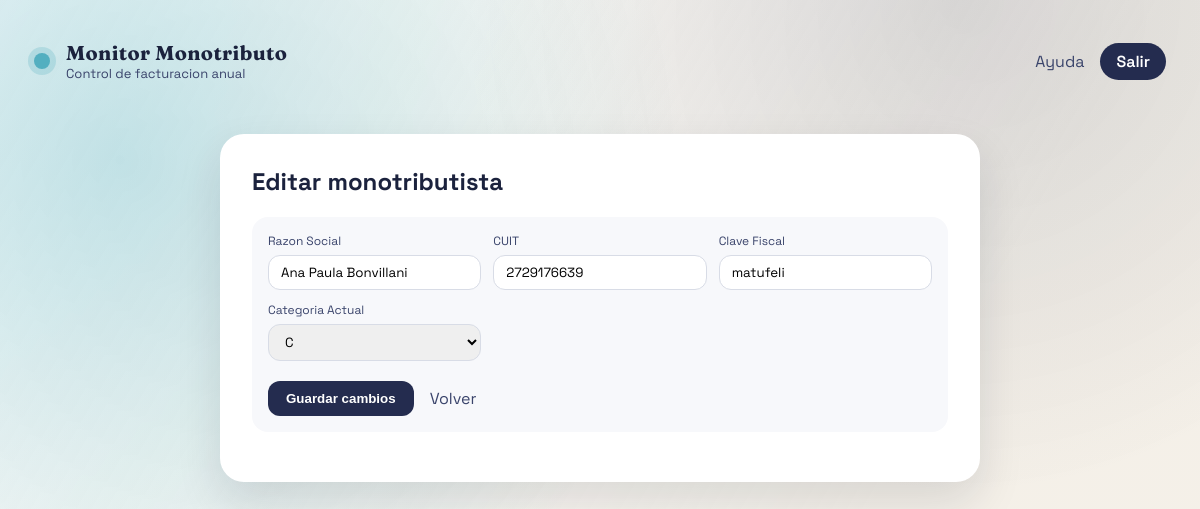
/monotributistas/6/edit (signed in), run on the app's committed database.
### website/models.py (models this page shows)
class Monotributista(db.Model):
    id = db.Column(db.Integer, primary_key=True)
    razon_social = db.Column(db.String(160), nullable=False)
    cuit = db.Column(db.String(20), nullable=False)
    clave_fiscal = db.Column(db.String(120), nullable=False)
    categoria_actual_id = db.Column(db.Integer, db.ForeignKey("categoria.id"))
    categoria_corresponde_id = db.Column(db.Integer, db.ForeignKey("categoria.id"))
    categoria_actual = db.relationship(
        "Categoria", foreign_keys=[categoria_actual_id], lazy="joined"
    )
    categoria_corresponde = db.relationship(
        "Categoria", foreign_keys=[categoria_corresponde_id], lazy="joined"
    )
    facturas = db.relationship(
        "Factura", back_populates="monotributista", cascade="all, delete-orphan"
    )

class Categoria(db.Model):
    id = db.Column(db.Integer, primary_key=True)
    nombre = db.Column(db.String(40), unique=True, nullable=False)
    orden = db.Column(db.Integer, nullable=False)
    tope_facturacion = db.Column(db.Numeric(14, 2), nullable=False)
    topes = db.relationship(
        "CategoriaTope",
        back_populates="categoria",
        cascade="all, delete-orphan",
    )

### website/views.py (the view, shortened to what this page needs)
@main_bp.route("/monotributistas/<int:monotributista_id>/edit", methods=["GET", "POST"])
@login_required
def edit_monotributista(monotributista_id):
    monotributista = Monotributista.query.get_or_404(monotributista_id)
    categorias = Categoria.query.order_by(Categoria.orden).all()
    return render_template(
        "edit_monotributista.html",
        monotributista=monotributista,
        categorias=categorias,
    )

### website/models.py (called while the page is built)
def get_user_by_id(user_id: str) -> User | None:
    if not user_id:
        return None
    return User.query.get(int(user_id))

### website/templates/edit_monotributista.html
{% extends "base.html" %}
{% block content %}
<section class="form-page">
  <div class="form-card">
    <h1>Editar monotributista</h1>
    <form method="post" class="panel__form" data-confirm="Confirmar guardado del monotributista?">
      <div class="form-grid">
        <label class="field">
          Razon Social
          <input type="text" name="razon_social" value="{{ monotributista.razon_social }}" required>
        </label>
        <label class="field">
          CUIT
          <input type="text" name="cuit" value="{{ monotributista.cuit }}" required>
        </label>
        <label class="field">
          Clave Fiscal
          <input type="text" name="clave_fiscal" value="{{ monotributista.clave_fiscal }}" required>
        </label>
        <label class="field">
          Categoria Actual
          <select name="categoria_actual_id" required>
            {% for categoria in categorias %}
              <option value="{{ categoria.id }}" {% if monotributista.categoria_actual_id == categoria.id %}selected{% endif %}>{{ categoria.nombre }}</option>
            {% endfor %}
          </select>
        </label>
      </div>
      <div class="form-actions">
        <button class="primary" type="submit">Guardar cambios</button>
        <a class="ghost-link" href="{{ url_for('main.dashboard', tab='monotributistas') }}">Volver</a>
      </div>
    </form>
  </div>
</section>
{% endblock %}

### website/static/css/style.css (style rules this page uses)
:root { --blue: #242c4f; --sky: #53afc0; --white: #ffffff; --sand: #f4f0e8; --navy-90: #1b223d; --navy-40: #3a446b; --mint: #d7f0f4; --rose: #f9d3c8; --sun: #f6d98d; --shadow: 0 20px 45px rgba(20, 28, 52, 0.12); }
* { box-sizing: border-box; }
body { margin: 0; font-family: 'Space Grotesk', 'Trebuchet MS', sans-serif; background: var(--sand); color: var(--navy-90); }
.page { min-height: 100vh; position: relative; padding: 28px 28px 60px; }
.ghost-link { color: var(--navy-40); text-decoration: none; }
.panel__form { background: #f7f8fb; border-radius: 16px; padding: 16px; margin-bottom: 18px; display: grid; gap: 12px; }
.form-grid { display: grid; grid-template-columns: repeat(auto-fit, minmax(180px, 1fr)); gap: 12px; }
.form-actions { display: grid; gap: 12px; margin-top: 8px; }
.field { display: grid; gap: 6px; font-size: 12px; color: var(--navy-40); }
.field input, .field select { border: 1px solid #d8dce6; border-radius: 12px; padding: 8px 12px; font-family: inherit; }
.primary { background: var(--blue); color: var(--white); border: none; padding: 10px 18px; border-radius: 12px; cursor: pointer; font-weight: 600; justify-self: start; }
.form-page { display: flex; justify-content: center; padding: 20px 0; }
.form-card { background: var(--white); padding: 32px; border-radius: 24px; box-shadow: var(--shadow); max-width: 760px; width: 100%; }
.form-card h1 { margin-top: 0; }
.form-actions { display: flex; gap: 16px; align-items: center; }

### data on the page
Monotributista: razon_social "Ana Paula Bonvillani", cuit "2729176639", clave_fiscal "matufeli", categoria_actual_id "C"
